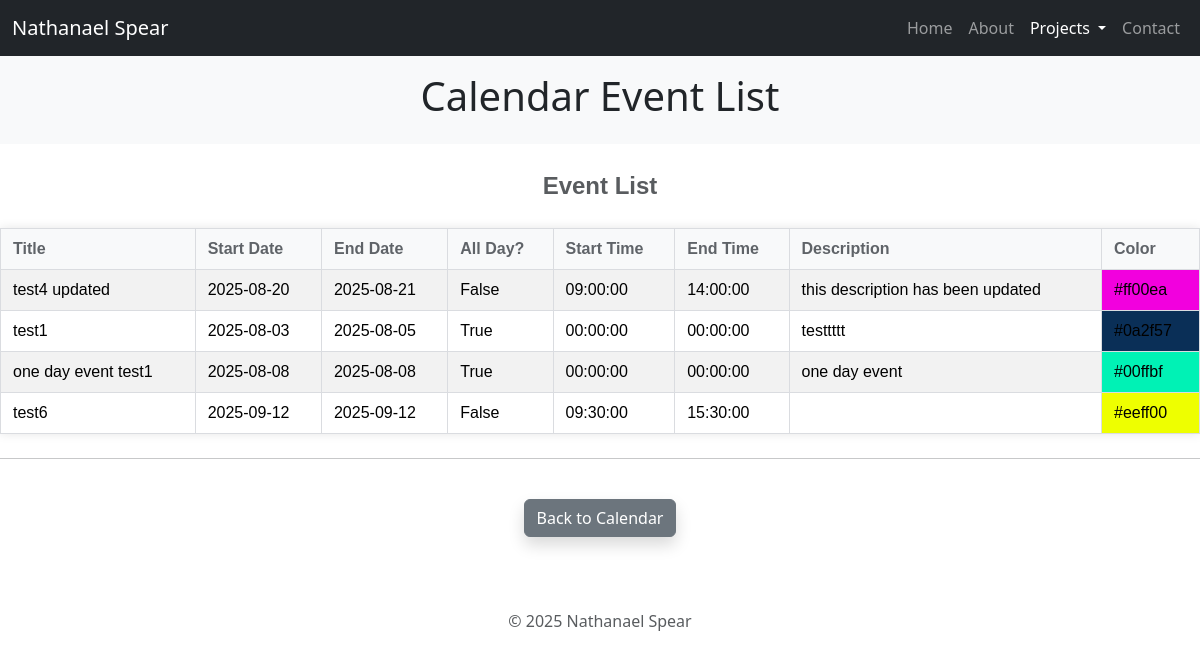
The app's page /projects/schedulingCalendar/eventViewer, older data.
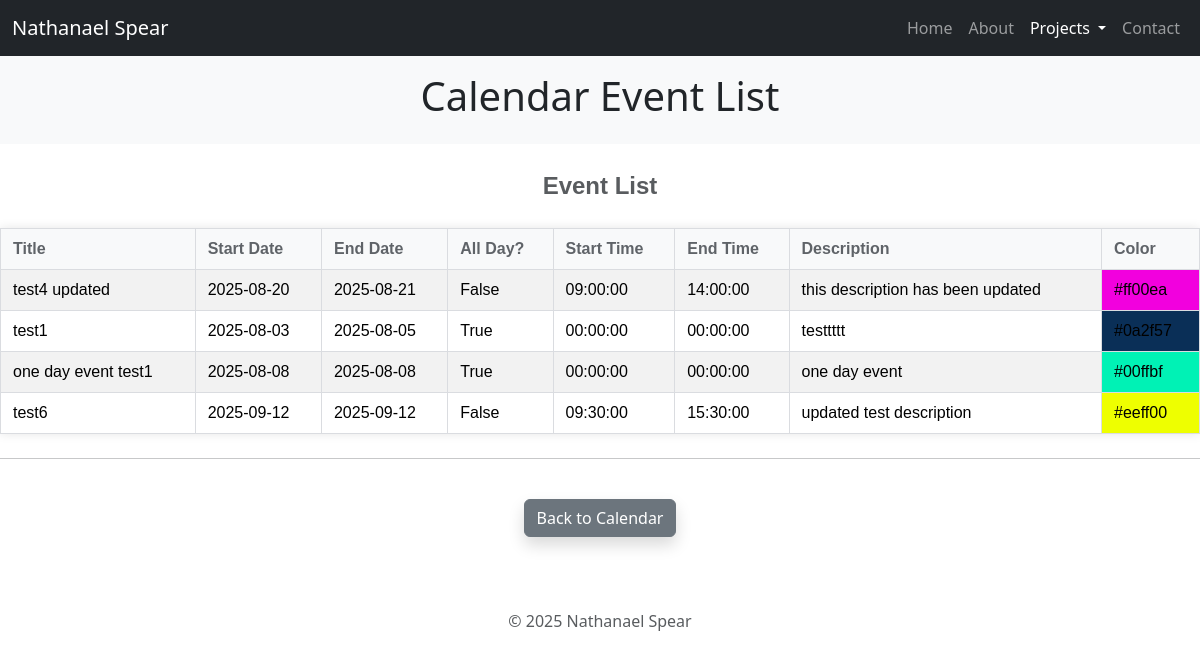
The same page, newer data.
### models.py (models this page shows, shortened)
class ScheduleEventList(db.Model):
    id = db.Column(db.Integer, primary_key = True)
    title = db.Column(db.String(200), nullable = False)
    start_date = db.Column(db.Date, nullable = False)
    end_date = db.Column(db.Date, nullable = True)
    start_time = db.Column(db.Time, nullable = True)
    end_time = db.Column(db.Time, nullable = True)
    all_day = db.Column(db.Boolean, nullable = False, default = False)
    description = db.Column(db.String(500), nullable = True)
    url = db.Column(db.String(200), nullable = True)
    color = db.Column(db.String(7), default = "#007bff")
    class_name = db.Column(db.String(50), nullable = True)

### routes/projects.py (the view)
@projects_bp.route('/schedulingCalendar/eventViewer', methods = ['GET'])
def eventViewer_Page():
    events = ScheduleEventList.query.all()
    return render_template('projects/schedulerproject/eventViewer.html', active_page = 'schedulingCalendar', events = events)

### templates/projects/schedulerproject/eventViewer.html (shortened to what this page needs)
{% extends "base.html" %}
{% block content %}
    <div class='py-3 bg-light'>
        <h1 class="text-center">Calendar Event List</h1>
    </div>
    <div class="fade-in">
        <div id="event-table-container">
            <table class="table table-striped table-hover caption-top spreadsheet-table mb-4">
                <caption class="text-center fs-4 fw-bold mb-3 mt-3">Event List</caption>
                <thead>
                    <tr>
                        <th class="sort" data-sort="title">Title</th>
                        <th class="sort" data-sort="start_date">Start Date</th>
                        <th class="sort" data-sort="end_date">End Date</th>
                        <th class="sort" data-sort="all_day">All Day?</th>
                        <th class="sort" data-sort="start_time">Start Time</th>
                        <th class="sort" data-sort="end_time">End Time</th>
                        <th class="sort" data-sort="description">Description</th>
                        <th class="sort" data-sort="color">Color</th>
                    </tr>
                </thead>
                <tbody class="list">
                    {% for event in events %}
                    <tr>
                        <td class="title">{{ event.title }}</td>
                        <td class="start_date">{{ event.start_date }}</td>
                        <td class="end_date">{{ event.end_date }}</td>
                        <td class="all_day">{{ event.all_day }}</td>
                        <td class="start_time">{{ event.start_time }}</td>
                        <td class="end_time">{{ event.end_time }}</td>
                        <td class="description">{{ event.description }}</td>
                        <td style="{% if event.color %}background-color: {{ event.color }};{% endif %}" class="color">{{ event.color if event.color else 'No Color' }}</td>
                    </tr>
                    {% endfor %}
                </tbody>
            </table>
        </div>
        <hr>
        <div class="d-flex justify-content-center">
            <button class="btn btn-secondary mt-4 shadow" id="back-to-calendar-btn">
                Back to Calendar
            </button>
        </div>
    </div>
{% endblock %}

### templates/base.html (shortened to what this page needs)
<!DOCTYPE html>
<html lang="en">
<head>
  <link href="https://cdn.jsdelivr.net/npm/bootstrap@5.3.7/dist/css/bootstrap.min.css" rel="stylesheet">
  <link rel="stylesheet" href="https://cdn.jsdelivr.net/npm/bootstrap-icons@1.13.1/font/bootstrap-icons.min.css">
  <link rel="stylesheet" type='text/css' href="https://cdn.jsdelivr.net/gh/devicons/devicon@latest/devicon.min.css" />
  <link rel="stylesheet" href="https://cdnjs.cloudflare.com/ajax/libs/font-awesome/6.4.0/css/all.min.css">
  <link rel="stylesheet" href="https://cdn.jsdelivr.net/npm/flatpickr/dist/flatpickr.min.css">
  <link rel="stylesheet" href="{{ url_for('static', filename='css/style.css') }}">
</head>
<body>
<nav class="navbar navbar-expand-lg navbar-dark bg-dark">
  <div class="container-fluid">
    <a class="navbar-brand" href="/contact">Nathanael Spear</a>
    <div class="collapse navbar-collapse" id="navbarNav">
      <ul class="navbar-nav ms-auto">
        <li class="nav-item">
          <a class="nav-link {% if active_page == 'home' %}active{% endif %}" href="{{ url_for('pages.home_page') }}">Home</a>
        </li>
        <li class="nav-item">
          <a class="nav-link {% if active_page == 'about' %}active{% endif %}" href="{{ url_for('pages.about_page') }}">About</a>
        </li>
		<li class="nav-item dropdown">
			<a class="nav-link {% if active_page in ['projectOverview', 'taskManager', 'schedulingCalendar', 'blog'] %}active{% endif %} dropdown-toggle" href="#" id="navbarDropdown" role="button" data-bs-toggle="dropdown" aria-expanded="false">
			Projects
			</a>
		</li>
        <li class="nav-item">
          <a class="nav-link {% if active_page == 'contact' %}active{% endif %}" href="{{ url_for('pages.contact_page') }}">Contact</a>
        </li>
      </ul>
    </div>
  </div>
</nav>
{% block content %}{% endblock %}
{% block footerreplace %}
	<footer class="text-center mt-5 mb-3 text-muted">
    <br>
	  © 2025 Nathanael Spear
	</footer>
{% endblock %}
</body>
</html>

### static/css/style.css (style rules this page uses)
th, td { border: 2px, solid, black; }

### templates/projects/schedulerproject/eventViewer.html (style rules this page uses)
.spreadsheet-table { border-collapse: collapse; font-family: Arial, sans-serif; box-shadow: 0 0 10px rgba(0, 0, 0, 0.1); }
.spreadsheet-table thead th, .spreadsheet-table tbody td { border: 1px solid #dadce0; padding: 8px 12px; }
.spreadsheet-table thead th { background-color: #f8f9fa; font-weight: bold; color: #5f6368; }
.spreadsheet-table tbody tr:nth-child(even) { background-color: #fcfcfc; }
.spreadsheet-table, .spreadsheet-table thead, .spreadsheet-table tbody { border-radius: 0; }
.fade-in { opacity: 0; animation: fadeIn 1.2s ease-in forwards; }
.sort { cursor: pointer; text-decoration: none; }

Row changes from the older to the newer data that the page shows:
changed ScheduleEventList "test6": description (not shown) → "updated test description"
